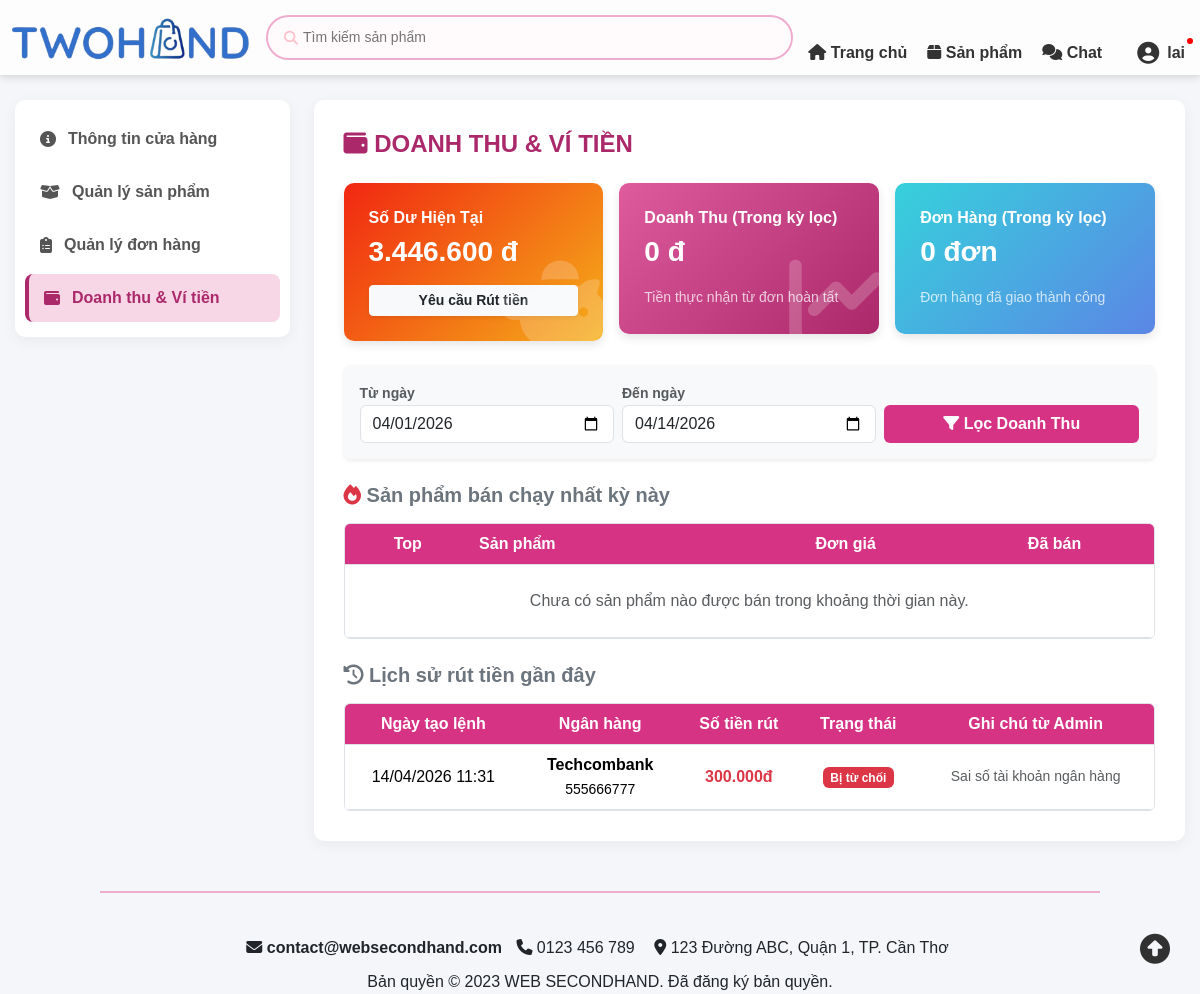
Page /seller/controllers/sellerDoanhThuController.php (signed in) on the committed database.
### tables this page shows
CREATE TABLE HoSoNguoiBan (
    IdHoSo INT AUTO_INCREMENT PRIMARY KEY,
    IdTaiKhoan INT(10) NOT NULL UNIQUE,
    TenCuaHang VARCHAR(100), 
    DiaChiKhoHang VARCHAR(255),
    ViDo DECIMAL(10, 8) NULL COMMENT 'Latitude - Vĩ độ Cửa Hàng (Kho)',
    KinhDo DECIMAL(11, 8) NULL COMMENT 'Longitude - Kinh độ Cửa Hàng (Kho)',
    SoCCCD VARCHAR(20),
    TenNganHang VARCHAR(50),
    SoTaiKhoanNganHang VARCHAR(30),
    TenChuTaiKhoan VARCHAR(100),
    NgayDuyet DATETIME, 
    SoDu DECIMAL(15,2) DEFAULT 0,
    FOREIGN KEY (IdTaiKhoan) REFERENCES TaiKhoan(IdTaiKhoan) ON DELETE CASCADE
);

CREATE TABLE YeuCauRutTien (
    MaYC INT PRIMARY KEY AUTO_INCREMENT,
    IdTaiKhoan INT(10) NOT NULL,
    SoTien DECIMAL(15,2) NOT NULL,
    NganHang VARCHAR(100),
    SoTaiKhoan VARCHAR(50),
    TenChuTaiKhoan VARCHAR(100),
    TrangThai ENUM('ChoDuyet', 'DaChuyen', 'TuChoi') DEFAULT 'ChoDuyet',
    LyDoTuChoi TEXT,
    NgayYeuCau DATETIME DEFAULT CURRENT_TIMESTAMP,
    NgayXuLy DATETIME NULL,
    FOREIGN KEY (IdTaiKhoan) REFERENCES TaiKhoan(IdTaiKhoan)
);

### seller/controllers/sellerDoanhThuController.php (called while the page is built, shortened)
<?php
require_once __DIR__ . '/../../includes/ketnoi.php';
require_once __DIR__ . '/../models/sellerDoanhThuModel.php';
$idNguoiBan = $_SESSION['IdTaiKhoan'];
$model = new SellerDoanhThuModel($conn);
$tuNgay = $_GET['tungay'] ?? date('Y-m-01');
$denNgay = $_GET['denngay'] ?? date('Y-m-d');
$soDuHienTai = $model->getSoDu($idNguoiBan);
$thongKe = $model->getThongKeTrongKy($idNguoiBan, $tuNgay, $denNgay);
$topSanPham = $model->getTopSanPhamBanChay($idNguoiBan, $tuNgay, $denNgay);
$lichSuRut = $model->getLichSuRutTien($idNguoiBan);
include_once __DIR__ . '/../views/sellerDoanhThu.php';

### seller/models/sellerDoanhThuModel.php (called while the page is built, shortened)
<?php
class SellerDoanhThuModel
{
    private $conn;
    public function __construct($conn)
    {
        $this->conn = $conn;
    }
    public function getSoDu($idTaiKhoan)
    {
        $sql = "SELECT SoDu FROM HoSoNguoiBan WHERE IdTaiKhoan = ?";
        $stmt = $this->conn->prepare($sql);
        $stmt->bind_param("i", $idTaiKhoan);
        $stmt->execute();
        $res = $stmt->get_result()->fetch_assoc();
        return $res ? $res['SoDu'] : 0;
    }
    public function getThongKeTrongKy($idTaiKhoan, $tuNgay, $denNgay)
    {
        $sql = "SELECT SUM(TienNguoiBanNhan) as TongDoanhThu, COUNT(MaDH) as SoDon
                FROM DonHang
                WHERE IdNguoiBan = ? AND TrangThai = 'Hoàn tất'
                AND DATE(NgayDat) >= ? AND DATE(NgayDat) <= ?";
        $stmt = $this->conn->prepare($sql);
        $stmt->bind_param("iss", $idTaiKhoan, $tuNgay, $denNgay);
        $stmt->execute();
        return $stmt->get_result()->fetch_assoc();
    }
    public function getLichSuRutTien($idTaiKhoan)
    {
        $sql = "SELECT * FROM YeuCauRutTien WHERE IdTaiKhoan = ? ORDER BY NgayYeuCau DESC LIMIT 20";
        $stmt = $this->conn->prepare($sql);
        $stmt->bind_param("i", $idTaiKhoan);
        $stmt->execute();
        return $stmt->get_result()->fetch_all(MYSQLI_ASSOC);
    }
}

### seller/views/sellerDoanhThu.php (the view, shortened to what this page needs)
<!DOCTYPE html>
<html lang="vi">
<head>
    <link rel="stylesheet" href="https://cdnjs.cloudflare.com/ajax/libs/font-awesome/6.4.0/css/all.min.css">
    <link href="../../assets/css/bootstrap/bootstrap.css" rel="stylesheet">
    <link href="../../assets/css/header.css" rel="stylesheet">
    <link href="../../assets/css/color.css" rel="stylesheet">
</head>
<body>
    <?php include '../../includes/header.php'; ?>
    <div class="toast-container position-fixed top-0 end-0 p-3">
    </div>
    <div class="seller-wrapper">
        <div class="row">
            <div class="col-md-3 mb-4">
                <div class="seller-sidebar">
                    <a href="sellerThongTinController.php"><i class="fa-solid fa-circle-info"></i> Thông tin cửa hàng</a>
                    <a href="sellerSanPhamController.php"><i class="fa-solid fa-box-open"></i> Quản lý sản phẩm</a>
                    <a href="sellerDonHangController.php"><i class="fa-solid fa-clipboard-list"></i> Quản lý đơn hàng</a>
                    <a href="sellerDoanhThuController.php" class="active"><i class="fa-solid fa-wallet"></i> Doanh thu & Ví tiền</a>
                </div>
            </div>
            <div class="col-md-9">
                <div class="seller-content-box">
                    <h4 class="mb-4 fw-bold" style="color: var(--bs-pink-600);"><i class="fa-solid fa-wallet"></i> DOANH THU & VÍ TIỀN</h4>
                    <div class="row g-3 mb-4">
                        <div class="col-md-4">
                            <div class="stat-card bg-orange-grad">
                                <h6 class="fw-bold mb-2">Số Dư Hiện Tại</h6>
                                <h3 class="fw-bold mb-3"><?= number_format($soDuHienTai, 0, ',', '.') ?> đ</h3>
                                <button class="btn btn-light btn-sm fw-bold text-dark w-100 shadow-sm" data-bs-toggle="modal" data-bs-target="#modalRutTien">
                                    <i class="fa-solid"></i> Yêu cầu Rút tiền
                                </button>
                                <i class="fa-solid fa-piggy-bank"></i>
                            </div>
                        </div>
                        <div class="col-md-4">
                            <div class="stat-card bg-pink-grad">
                                <h6 class="fw-bold mb-2">Doanh Thu (Trong kỳ lọc)</h6>
                                <h3 class="fw-bold mb-3"><?= number_format($thongKe['TongDoanhThu'] ?? 0, 0, ',', '.') ?> đ</h3>
                                <small class="opacity-75">Tiền thực nhận từ đơn hoàn tất</small>
                                <i class="fa-solid fa-chart-line"></i>
                            </div>
                        </div>
                        <div class="col-md-4">
                            <div class="stat-card bg-blue-grad">
                                <h6 class="fw-bold mb-2">Đơn Hàng (Trong kỳ lọc)</h6>
                                <h3 class="fw-bold mb-3"><?= $thongKe['SoDon'] ?? 0 ?> đơn</h3>
                                <small class="opacity-75">Đơn hàng đã giao thành công</small>
                            </div>
                        </div>
                    </div>
                    <div class="card bg-light border-0 shadow-sm mb-4">
                        <div class="card-body">
                            <form method="GET" class="row gx-2 gy-2 align-items-end">
                                <div class="col-md-4">
                                    <label class="fw-bold text-muted small">Từ ngày</label>
                                    <input type="date" name="tungay" class="form-control" value="<?= $tuNgay ?>" required>
                                </div>
                                <div class="col-md-4">
                                    <label class="fw-bold text-muted small">Đến ngày</label>
                                    <input type="date" name="denngay" class="form-control" value="<?= $denNgay ?>" required>
                                </div>
                                <div class="col-md-4 d-flex gap-2">
                                    <button type="submit" class="btn text-white w-100 fw-bold" style="background: var(--bs-pink-500);"><i class="fa-solid fa-filter"></i> Lọc Doanh Thu</button>
                                </div>
                            </form>
                        </div>
                    </div>
                    <div class="row">
                        <div class="col-md-12 mb-4">
                            <h5 class="fw-bold text-secondary mb-3"><i class="fa-solid fa-fire text-danger"></i> Sản phẩm bán chạy nhất kỳ này</h5>
                            <div class="table-responsive border rounded">
                                <table class="table table-hover align-middle mb-0 dt-table">
                                    <thead>
                                        <tr>
                                            <th>Top</th>
                                            <th class="text-start">Sản phẩm</th>
                                            <th>Đơn giá</th>
                                            <th>Đã bán</th>
                                        </tr>
                                    </thead>
                                    <tbody>
                                        <?php if (empty($topSanPham)): ?>
                                            <tr>
                                                <td colspan="4" class="text-center py-4 text-muted">Chưa có sản phẩm nào được bán trong khoảng thời gian này.</td>
                                            </tr>
                                        <?php endif; ?>
                                    </tbody>
                                </table>
                            </div>
                        </div>
                        <div class="col-md-12">
                            <h5 class="fw-bold text-secondary mb-3"><i class="fa-solid fa-clock-rotate-left"></i> Lịch sử rút tiền gần đây</h5>
                            <div class="table-responsive border rounded">
                                <table class="table table-hover align-middle mb-0 dt-table">
                                    <thead>
                                        <tr>
                                            <th>Ngày tạo lệnh</th>
                                            <th>Ngân hàng</th>
                                            <th>Số tiền rút</th>
                                            <th>Trạng thái</th>
                                            <th>Ghi chú từ Admin</th>
                                        </tr>
                                    </thead>
                                    <tbody>
                                        <?php if (empty($lichSuRut)): ?>
                                            <tr>
                                                <td colspan="5" class="text-center py-4 text-muted">Bạn chưa có lịch sử rút tiền nào.</td>
                                            </tr>
                                        <?php else: ?>
                                            <?php foreach ($lichSuRut as $ls): ?>
                                                <tr>
                                                    <td class="text-center"><?= date('d/m/Y H:i', strtotime($ls['NgayYeuCau'])) ?></td>
                                                    <td class="text-center">
                                                        <strong><?= htmlspecialchars($ls['NganHang']) ?></strong><br>
                                                        <small><?= htmlspecialchars($ls['SoTaiKhoan']) ?></small>
                                                    </td>
                                                    <td class="text-center fw-bold text-danger"><?= number_format($ls['SoTien'], 0, ',', '.') ?>đ</td>
                                                    <td class="text-center">
                                                        <?php if ($ls['TrangThai'] == 'ChoDuyet'): ?>
                                                            <span class="badge bg-warning text-dark">Đang xử lý</span>
                                                        <?php elseif ($ls['TrangThai'] == 'DaChuyen'): ?>
                                                            <span class="badge bg-success">Thành công</span><br>
                                                            <small class="text-muted"><?= date('d/m/Y', strtotime($ls['NgayXuLy'])) ?></small>
                                                        <?php else: ?>
                                                            <span class="badge bg-danger">Bị từ chối</span>
                                                        <?php endif; ?>
                                                    </td>
                                                    <td class="text-center text-muted small"><?= $ls['LyDoTuChoi'] ?? '-' ?></td>
                                                </tr>
                                            <?php endforeach; ?>
                                        <?php endif; ?>
                                    </tbody>
                                </table>
                            </div>
                        </div>
                    </div>
                </div>
            </div>
        </div>
    </div>
    <?php include '../../includes/footer.php'; ?>
</body>
</html>

### assets/css/header.css (style rules this page uses)
html, body { overflow-x: clip !important; overflow-y: visible !important; }
body { font-family: Arial, sans-serif; background-color:var(--bs-pink-50); margin: 0; padding: 0; }

### seller/views/sellerDoanhThu.php (style rules this page uses)
body { background-color: #f4f6f9; }
.seller-wrapper { max-width: 1300px; margin: 100px auto 50px auto !important; padding: 0 15px; }
.seller-content-box { background: #ffffff; border-radius: 10px; padding: 30px; box-shadow: 0 4px 15px rgba(0, 0, 0, 0.05); min-height: 600px; }
.seller-sidebar { background: #ffffff; border-radius: 10px; padding: 15px 10px; box-shadow: 0 4px 15px rgba(0, 0, 0, 0.05); display: flex; flex-direction: column; gap: 5px; }
.seller-sidebar a { text-decoration: none; color: #555; font-weight: 600; padding: 12px 15px; border-radius: 8px; transition: all 0.3s ease; display: flex; align-items: center; gap: 12px; }
.seller-sidebar a.active { background-color: var(--bs-pink-100); color: var(--bs-pink-600); border-left: 4px solid var(--bs-pink-600); }
.stat-card { border-radius: 10px; padding: 25px; color: white; position: relative; overflow: hidden; box-shadow: 0 4px 10px rgba(0, 0, 0, 0.1); }
.stat-card i { position: absolute; right: -10px; bottom: -20px; font-size: 100px; opacity: 0.2; }
.bg-pink-grad { background: linear-gradient(135deg, var(--bs-pink-400), var(--bs-pink-600)); }
.bg-blue-grad { background: linear-gradient(135deg, #36D1DC, #5B86E5); }
.bg-orange-grad { background: linear-gradient(135deg, #f12711, #f5af19); }
.dt-table th { background-color: var(--bs-pink-500) !important; color: white; text-align: center; }
.toast-container { z-index: 1055; margin-top: 80px; }

### rows in the picture
hosonguoiban: SoDu "3.446.600"
yeucauruttien: NgayYeuCau "14/04/2026 11:31", NganHang "Techcombank", SoTaiKhoan "555666777", SoTien "300.000", TrangThai "Bị từ chối", LyDoTuChoi "Sai số tài khoản ngân hàng"

### other values in the picture
$_SESSION['TenTK'] "lai"
$thongKe['TongDoanhThu'] "0"
$thongKe['SoDon'] "0"
